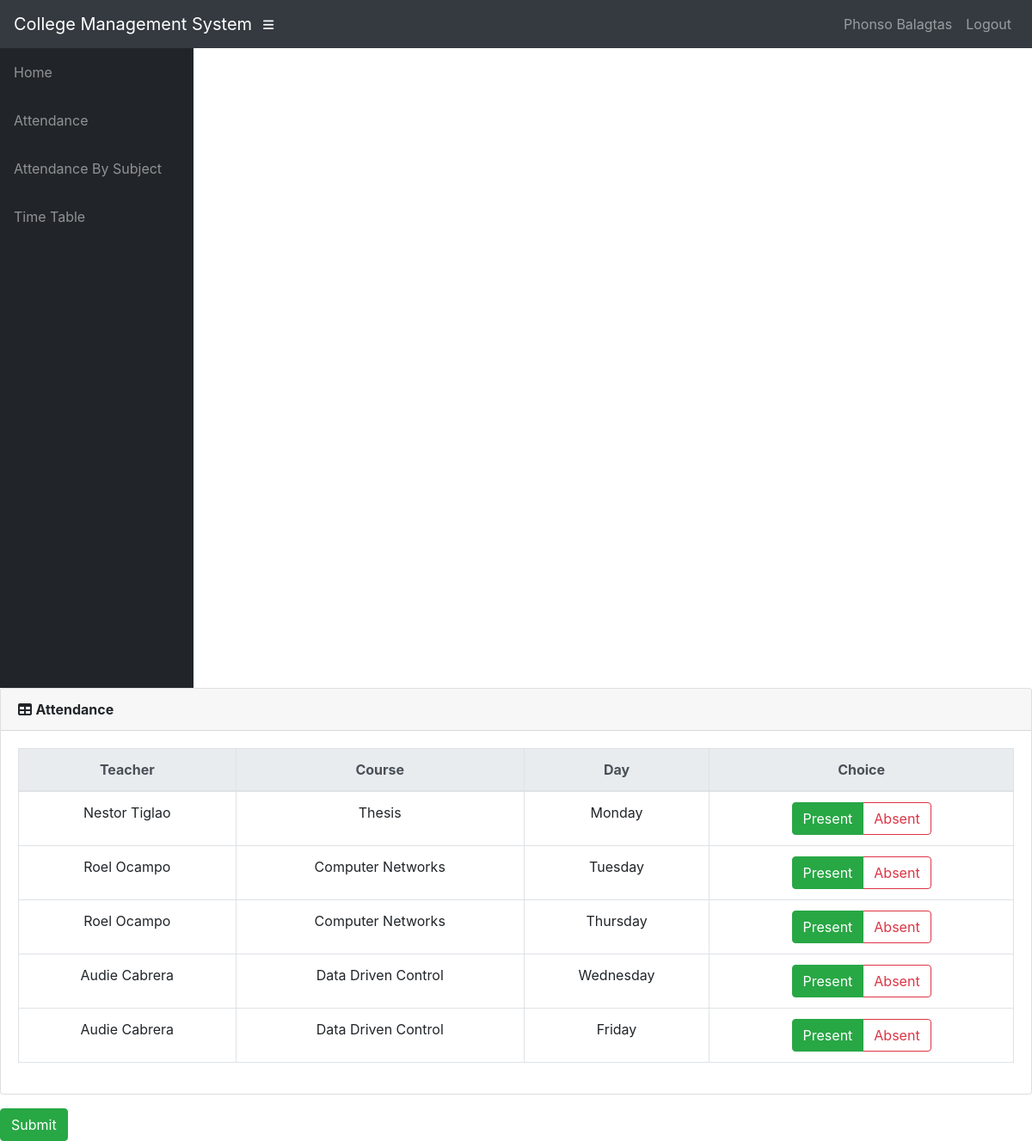
The app's page /superuser/superuser_attendance (signed in) with its own data.
### info/models.py (models this page shows, shortened)
class User(AbstractUser):
    @property
    def is_student(self):
        if hasattr(self, 'student'):
            return True
        return False

class Student(models.Model):
    user = models.OneToOneField(User, on_delete=models.CASCADE, null=True)
    class_id = models.ForeignKey(Class, on_delete=models.CASCADE, default=1)
    USN = models.CharField(primary_key='True', max_length=9, validators=[MinLengthValidator(9), MaxLengthValidator(9)])
    name = models.CharField(max_length=200)
    DOB = models.DateField(default='1998-01-01')

class AssignTime(models.Model):
    assign = models.ForeignKey(Assign, on_delete=models.CASCADE)
    period = models.CharField(max_length=50, choices=time_slots, default='11:00 - 11:50')
    day = models.CharField(max_length=15, choices=DAYS_OF_WEEK)

class Assign(models.Model):
    class_id = models.ForeignKey(Class, on_delete=models.CASCADE)
    course = models.ForeignKey(Course, on_delete=models.CASCADE)
    teacher = models.ForeignKey(Teacher, on_delete=models.CASCADE)
    class Meta:
        unique_together = (('course', 'class_id', 'teacher'),)

class Teacher(models.Model):
    user = models.OneToOneField(User, on_delete=models.CASCADE, null=True)
    id = models.CharField(primary_key=True, max_length=100)
    dept = models.ForeignKey(Dept, on_delete=models.CASCADE, default=1)
    name = models.CharField(max_length=100)
    DOB = models.DateField(default='1980-01-01')
    def __str__(self):
        return self.name

class Course(models.Model):
    dept = models.ForeignKey(Dept, on_delete=models.CASCADE)
    id = models.CharField(primary_key='True', max_length=50)
    name = models.CharField(max_length=50)
    shortname = models.CharField(max_length=50, default='X')
    def __str__(self):
        return self.name

### info/views.py (the view)
# urls.py: path('superuser/superuser_attendance', views.superuser_attendance, name='superuser_attendance'),
@login_required()
def superuser_attendance(request):
    all_classes = AssignTime.objects.filter(assign__class_id__id='ClassTiglao01')
    assc = all_classes#.assign
    temp = []
    now = timezone.now()
    att_list = []
    for a in all_classes:
        temp.append(a)
        att_list.append(a.assign.attendanceclass_set)
    c = assc
    context = {
        'all_classes': att_list,
        'c': c,
        'temp': temp,
    }
    return render(request, "info/superuser_attendance.html", context)

### info/templates/info/superuser_attendance.html (shortened to what this page needs)
<!DOCTYPE html>
<html lang="en">
  <head>
      {% load static %}
    <link href="{% static '/info/bootstrap/vendor/bootstrap/css/bootstrap.min.css' %}" rel="stylesheet">
    <link href="{% static '/info/bootstrap/vendor/fontawesome-free/css/all.min.css' %}" rel="stylesheet" type="text/css">
    <link href="{% static '/info/bootstrap/vendor/datatables/dataTables.bootstrap4.css' %}" rel="stylesheet">
    <link href="{% static '/info/bootstrap/css/sb-admin.css' %}" rel="stylesheet">
  </head>
  <body id="page-top">
    <nav class="navbar navbar-expand navbar-dark bg-dark static-top">
      <a class="navbar-brand mr-1" href="{% url 'index' %}">College Management System</a>
      <button class="btn btn-link btn-sm text-white order-1 order-sm-0" id="sidebarToggle" href="#">
        <i class="fas fa-bars"></i>
      </button>
        <div class="collapse navbar-collapse" id="navbarResponsive">
          <ul class="navbar-nav ml-auto">
            <li class="nav-item">
                {% if request.user.is_student %}
                    <a class="nav-link text-capitalize">{{ request.user.student.name }}</a>
                {% elif request.user.is_teacher %}
                    <a class="nav-link text-capitalize">{{ request.user.teacher.name }}</a>
                {% endif %}
            </li>
            <li class="nav-item">
                <a class="nav-link" href="#" data-toggle="modal" data-target="#logoutModal">Logout</a>
            </li>
          </ul>
        </div>
    </nav>
    <div id="wrapper">
      <ul class="sidebar navbar-nav">
            <li class="nav-item">
              <a class="nav-link" href="{% url 'index' %}">
                <span>Home</span>
              </a>
            </li>
        {% if request.user.is_student %}
            <li class="nav-item">
              <a class="nav-link" href="{% url 'attendance' request.user.student.USN %}">
                <span>Attendance</span>
              </a>
            </li>
            <li class="nav-item">
              <a class="nav-link" href="{% url 'attendance' request.user.student.USN %}">
                <span>Attendance By Subject</span>
              </a>
            </li>
              <li class="nav-item">
              <a class="nav-link" href="{% url 'timetable' request.user.student.class_id_id %}">
                <span>Time Table</span>
              </a>
            </li>
        {% endif %}
      </ul>
      <div id="content-wrapper">
      </div>
    </div>
                  <div class="card mb-3">
            <div class="card-header">
              <i class="fas fa-table"></i>
            <b>Attendance</b></div>
            <div class="card-body">
              <div class="table-responsive">
                <table class="table table-bordered text-center" id="dataTable" width="100%" cellspacing="0">
                  <thead class="thead-light ">
                    <tr>
                        <th>Teacher</th>
                        <th>Course</th>
                        <th>Day</th>
                        <th>Choice</th>
                    </tr>
                  </thead>
                  <tbody>
                    {% for a in temp %}
                    <tr>
                        <td>{{ a.assign.teacher }}</td>
                        <td>{{ a.assign.course }}</td>
                        <td>{{ a.day}}</td>
                        <td>
                        <div class="btn-group btn-group-toggle" data-toggle="buttons">
                                <label class="btn btn-outline-success active">
                                    <input type="radio" name="{{ a.USN }}" id="option1" autocomplete="off" value="present" checked> Present
                                </label>
                                <label class="btn btn-outline-danger">
                                    <input type="radio" name="{{ a.USN }}" id="option2" autocomplete="off" value="absent"> Absent
                                </label>
                        </div>
                        </td>
                    {% empty %}
                            <p>student has no courses</p>
                    {% endfor %}
                  </tbody>
                </table>
              </div>
            </div>
          </div>
              <input class="btn btn-success" type="submit" value="Submit">
  </body>
</html>

### records on screen
User: user.student.name "Phonso Balagtas"
AssignTime: assign.teacher "Nestor Tiglao", assign.course "Thesis", day "Monday"
AssignTime: assign.teacher "Roel Ocampo", assign.course "Computer Networks", day "Tuesday"
AssignTime: assign.teacher "Roel Ocampo", assign.course "Computer Networks", day "Thursday"
AssignTime: assign.teacher "Audie Cabrera", assign.course "Data Driven Control", day "Wednesday"
AssignTime: assign.teacher "Audie Cabrera", assign.course "Data Driven Control", day "Friday"
